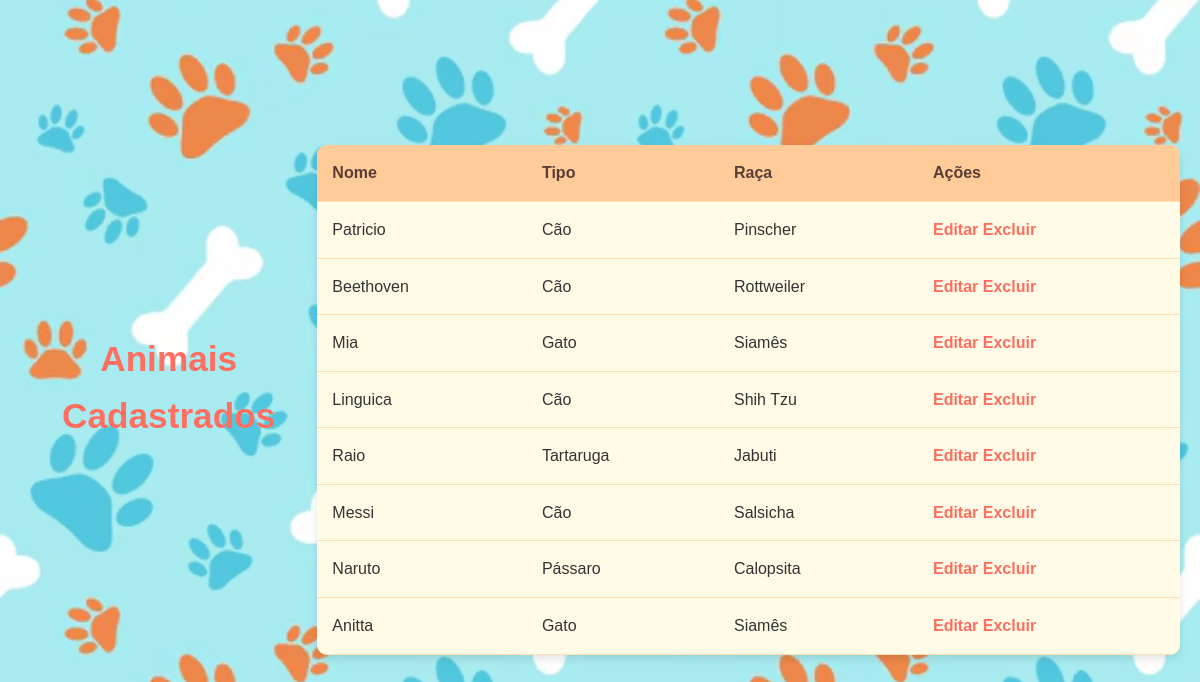
The page /animal/consulta_animal.php on the database its author committed.
### tables this page shows
CREATE TABLE `animal` (
  `animal_cod` int(11) NOT NULL,
  `animal_tipo` varchar(50) NOT NULL,
  `animal_nome` varchar(50) NOT NULL,
  `animal_raca` varchar(50) NOT NULL,
  `fk_cliente_cpf` varchar(11) DEFAULT NULL
);

### animal/consulta_animal.php (the view, shortened to what this page needs)
<?php
include '../conexao.php';
$sql = "SELECT animal_cod, animal_nome, animal_tipo, animal_raca FROM animal";
$result = $conn->query($sql);
?>
<!DOCTYPE html>
<html lang="pt-BR">
<head>
     <link rel="stylesheet" href="../css/style.css">
</head>
<body>
<h1>Animais Cadastrados</h1>
<?php
if ($result->num_rows > 0) {
    echo "<table>";
    echo "<tr>
            <th>Nome</th>
            <th>Tipo</th>
            <th>Raça</th>
            <th>Ações</th>
          </tr>";
    while ($row = $result->fetch_assoc()) {
        echo "<tr>";
        echo "<td>" . htmlspecialchars($row["animal_nome"]) . "</td>";
        echo "<td>" . htmlspecialchars($row["animal_tipo"]) . "</td>";
        echo "<td>" . htmlspecialchars($row["animal_raca"]) . "</td>";
        echo "<td>
        <a href='edita_animal.php?id=" . $row["animal_cod"] . "'>Editar</a>
        <a href='exclui_animal.php?id=" . $row["animal_cod"] . "' onclick=\"return confirm('Tem certeza que deseja excluir este animal?');\">Excluir</a>
      </td>";
        echo "</tr>";
    }
    echo "</table>";
} else {
    echo "<p style='text-align:center;'>Nenhum animal encontrado.</p>";
}
?>
</body>
</html>

### css/style.css (style rules this page uses)
* { box-sizing: border-box; margin: 0; padding: 0; }
body { font-family: 'Poppins', Arial, sans-serif; color: #333; line-height: 1.6; min-height: 100vh; display: flex; justify-content: center; align-items: center; padding: 20px; background-image: url('../planodefundopet.avif'); background-size: cover; background-position: center; background-repeat: no-repeat; min-height: 100vh; }
h1 { font-size: 2.2em; color: #ff6f61; font-weight: bold; margin-bottom: 25px; text-align: center; }
table { width: 90%; max-width: 1000px; margin: 20px auto; border-collapse: collapse; border-radius: 10px; overflow: hidden; box-shadow: 0 4px 8px rgba(0,0,0,0.1); background-color: #fffbe6; }
th, td { padding: 15px; text-align: left; border-bottom: 1px solid #ffe0b2; }
th { background-color: #ffcc99; color: #5a3e36; font-weight: 600; }
a { color: #ff6f61; text-decoration: none; font-weight: bold; }

### rows shown on the page
animal: animal_nome "Patricio", animal_tipo "Cão", animal_raca "Pinscher"
animal: animal_nome "Beethoven", animal_tipo "Cão", animal_raca "Rottweiler"
animal: animal_nome "Mia", animal_tipo "Gato", animal_raca "Siamês"
animal: animal_nome "Linguica", animal_tipo "Cão", animal_raca "Shih Tzu"
animal: animal_nome "Raio", animal_tipo "Tartaruga", animal_raca "Jabuti"
animal: animal_nome "Messi", animal_tipo "Cão", animal_raca "Salsicha"
animal: animal_nome "Naruto", animal_tipo "Pássaro", animal_raca "Calopsita"
animal: animal_nome "Anitta", animal_tipo "Gato", animal_raca "Siamês"
